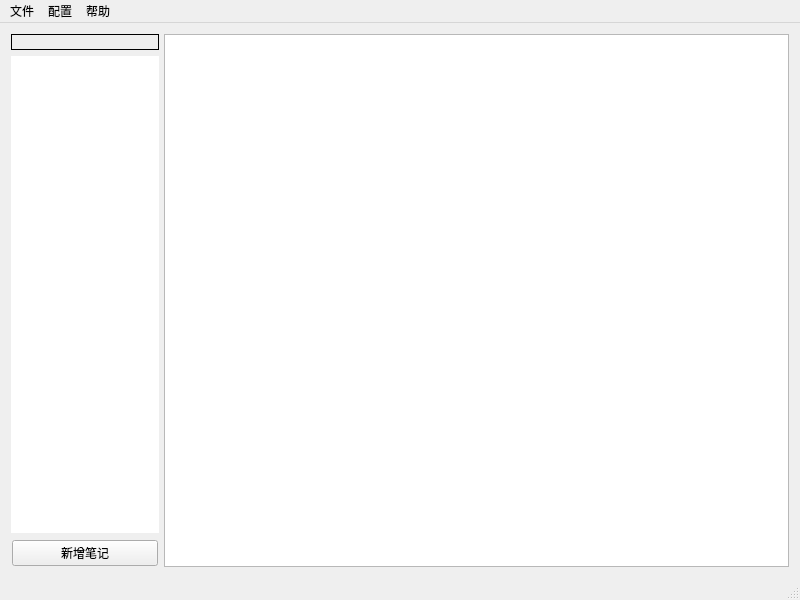
<?xml version="1.0" encoding="UTF-8"?>
<ui version="4.0">
 <class>MainWindow</class>
 <widget class="QMainWindow" name="MainWindow">
  <property name="geometry">
   <rect>
    <x>0</x>
    <y>0</y>
    <width>800</width>
    <height>600</height>
   </rect>
  </property>
  <property name="windowTitle">
   <string>MyNote</string>
  </property>
  <property name="windowIcon">
   <iconset resource="res.qrc">
    <normaloff>:/ico/myico.ico</normaloff>:/ico/myico.ico</iconset>
  </property>
  <widget class="QWidget" name="centralwidget">
   <layout class="QHBoxLayout" name="horizontalLayout_3">
    <item>
     <widget class="QWidget" name="widget_3" native="true">
      <layout class="QHBoxLayout" name="horizontalLayout">
       <property name="spacing">
        <number>3</number>
       </property>
       <property name="leftMargin">
        <number>1</number>
       </property>
       <property name="topMargin">
        <number>1</number>
       </property>
       <property name="rightMargin">
        <number>1</number>
       </property>
       <property name="bottomMargin">
        <number>1</number>
       </property>
       <item>
        <widget class="QWidget" name="widget" native="true">
         <property name="maximumSize">
          <size>
           <width>150</width>
           <height>16777215</height>
          </size>
         </property>
         <layout class="QVBoxLayout" name="verticalLayout">
          <property name="leftMargin">
           <number>1</number>
          </property>
          <property name="topMargin">
           <number>1</number>
          </property>
          <property name="rightMargin">
           <number>1</number>
          </property>
          <property name="bottomMargin">
           <number>1</number>
          </property>
          <item>
           <widget class="QLabel" name="info_label">
            <property name="frameShape">
             <enum>QFrame::Box</enum>
            </property>
            <property name="text">
             <string/>
            </property>
            <property name="alignment">
             <set>Qt::AlignCenter</set>
            </property>
           </widget>
          </item>
          <item>
           <widget class="QListWidget" name="listWidget">
            <property name="frameShape">
             <enum>QFrame::NoFrame</enum>
            </property>
           </widget>
          </item>
          <item>
           <widget class="QWidget" name="widget_4" native="true">
            <layout class="QHBoxLayout" name="horizontalLayout_2">
             <property name="leftMargin">
              <number>1</number>
             </property>
             <property name="topMargin">
              <number>1</number>
             </property>
             <property name="rightMargin">
              <number>1</number>
             </property>
             <property name="bottomMargin">
              <number>1</number>
             </property>
             <item>
              <widget class="QPushButton" name="inset_note">
               <property name="sizePolicy">
                <sizepolicy hsizetype="Minimum" vsizetype="Fixed">
                 <horstretch>0</horstretch>
                 <verstretch>0</verstretch>
                </sizepolicy>
               </property>
               <property name="text">
                <string>新增笔记</string>
               </property>
              </widget>
             </item>
            </layout>
           </widget>
          </item>
         </layout>
        </widget>
       </item>
       <item>
        <widget class="QWidget" name="widget_2" native="true">
         <layout class="QVBoxLayout" name="verticalLayout_2">
          <property name="leftMargin">
           <number>1</number>
          </property>
          <property name="topMargin">
           <number>1</number>
          </property>
          <property name="rightMargin">
           <number>1</number>
          </property>
          <property name="bottomMargin">
           <number>1</number>
          </property>
          <item>
           <widget class="QTextEdit" name="textEdit"/>
          </item>
         </layout>
        </widget>
       </item>
      </layout>
     </widget>
    </item>
   </layout>
  </widget>
  <widget class="QMenuBar" name="menubar">
   <property name="geometry">
    <rect>
     <x>0</x>
     <y>0</y>
     <width>800</width>
     <height>25</height>
    </rect>
   </property>
   <widget class="QMenu" name="menu">
    <property name="title">
     <string>文件</string>
    </property>
    <addaction name="exportToCSV"/>
   </widget>
   <widget class="QMenu" name="menu_2">
    <property name="title">
     <string>配置</string>
    </property>
    <addaction name="mode_change"/>
    <addaction name="notefont"/>
    <addaction name="flash"/>
   </widget>
   <widget class="QMenu" name="menu_3">
    <property name="title">
     <string>帮助</string>
    </property>
    <addaction name="use_help"/>
    <addaction name="AboutMyNote"/>
   </widget>
   <addaction name="menu"/>
   <addaction name="menu_2"/>
   <addaction name="menu_3"/>
  </widget>
  <widget class="QStatusBar" name="statusbar"/>
  <action name="exportToCSV">
   <property name="icon">
    <iconset resource="res.qrc">
     <normaloff>:/ico/file_output.ico</normaloff>:/ico/file_output.ico</iconset>
   </property>
   <property name="text">
    <string>导出笔记</string>
   </property>
  </action>
  <action name="AboutMyNote">
   <property name="icon">
    <iconset resource="res.qrc">
     <normaloff>:/ico/about.ico</normaloff>:/ico/about.ico</iconset>
   </property>
   <property name="text">
    <string>About MyNote</string>
   </property>
  </action>
  <action name="use_help">
   <property name="icon">
    <iconset theme="accessories-character-map" resource="res.qrc">
     <normaloff>:/ico/use_help.ico</normaloff>:/ico/use_help.ico</iconset>
   </property>
   <property name="text">
    <string>使用说明</string>
   </property>
  </action>
  <action name="mode_change">
   <property name="icon">
    <iconset resource="res.qrc">
     <normaloff>:/ico/mysql.ico</normaloff>:/ico/mysql.ico</iconset>
   </property>
   <property name="text">
    <string>模式设置</string>
   </property>
  </action>
  <action name="notefont">
   <property name="icon">
    <iconset resource="res.qrc">
     <normaloff>:/ico/font.ico</normaloff>:/ico/font.ico</iconset>
   </property>
   <property name="text">
    <string>字体大小</string>
   </property>
  </action>
  <action name="flash">
   <property name="icon">
    <iconset resource="res.qrc">
     <normaloff>:/ico/reflash.ico</normaloff>:/ico/reflash.ico</iconset>
   </property>
   <property name="text">
    <string>刷新</string>
   </property>
  </action>
 </widget>
 <resources>
  <include location="res.qrc"/>
 </resources>
 <connections/>
</ui>
